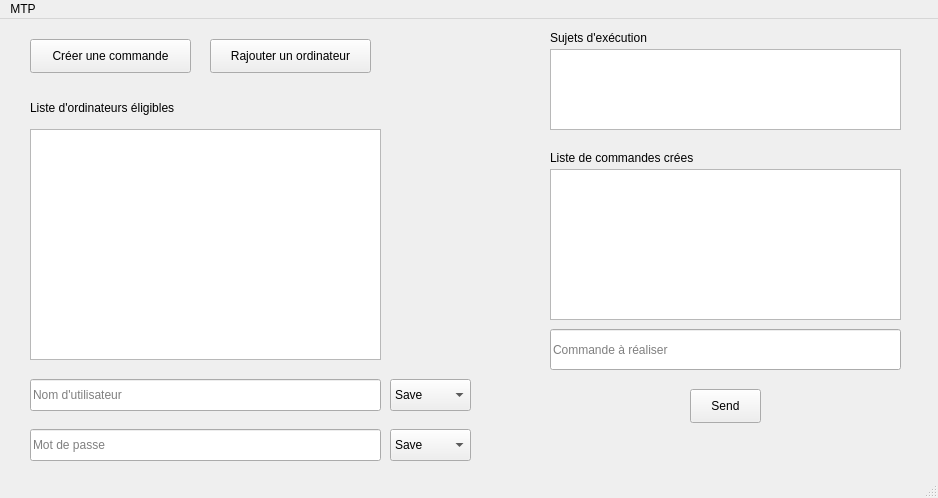
<?xml version="1.0" encoding="UTF-8"?>
<ui version="4.0">
 <class>MainWindow</class>
 <widget class="QMainWindow" name="MainWindow">
  <property name="geometry">
   <rect>
    <x>0</x>
    <y>0</y>
    <width>938</width>
    <height>498</height>
   </rect>
  </property>
  <property name="windowTitle">
   <string>Tobias's Serv Page</string>
  </property>
  <widget class="QWidget" name="centralwidget">
   <widget class="QListWidget" name="listWidget">
    <property name="geometry">
     <rect>
      <x>30</x>
      <y>110</y>
      <width>351</width>
      <height>231</height>
     </rect>
    </property>
   </widget>
   <widget class="QPushButton" name="pushButton_2">
    <property name="geometry">
     <rect>
      <x>30</x>
      <y>20</y>
      <width>161</width>
      <height>34</height>
     </rect>
    </property>
    <property name="text">
     <string>Créer une commande</string>
    </property>
   </widget>
   <widget class="QLabel" name="label">
    <property name="geometry">
     <rect>
      <x>30</x>
      <y>80</y>
      <width>181</width>
      <height>18</height>
     </rect>
    </property>
    <property name="text">
     <string>Liste d'ordinateurs éligibles</string>
    </property>
   </widget>
   <widget class="QListWidget" name="listWidget_2">
    <property name="geometry">
     <rect>
      <x>550</x>
      <y>150</y>
      <width>351</width>
      <height>151</height>
     </rect>
    </property>
   </widget>
   <widget class="QLineEdit" name="lineEdit">
    <property name="geometry">
     <rect>
      <x>30</x>
      <y>410</y>
      <width>351</width>
      <height>32</height>
     </rect>
    </property>
    <property name="placeholderText">
     <string>Mot de passe</string>
    </property>
   </widget>
   <widget class="QPushButton" name="pushButton_3">
    <property name="geometry">
     <rect>
      <x>210</x>
      <y>20</y>
      <width>161</width>
      <height>34</height>
     </rect>
    </property>
    <property name="text">
     <string>Rajouter un ordinateur</string>
    </property>
   </widget>
   <widget class="QLabel" name="label_3">
    <property name="geometry">
     <rect>
      <x>550</x>
      <y>130</y>
      <width>181</width>
      <height>18</height>
     </rect>
    </property>
    <property name="text">
     <string>Liste de commandes crées</string>
    </property>
   </widget>
   <widget class="QLineEdit" name="lineEdit_2">
    <property name="geometry">
     <rect>
      <x>550</x>
      <y>310</y>
      <width>351</width>
      <height>41</height>
     </rect>
    </property>
    <property name="placeholderText">
     <string>Commande à réaliser</string>
    </property>
   </widget>
   <widget class="QPushButton" name="pushButton">
    <property name="geometry">
     <rect>
      <x>690</x>
      <y>370</y>
      <width>71</width>
      <height>34</height>
     </rect>
    </property>
    <property name="text">
     <string>Send</string>
    </property>
   </widget>
   <widget class="QListWidget" name="listWidget_3">
    <property name="geometry">
     <rect>
      <x>550</x>
      <y>30</y>
      <width>351</width>
      <height>81</height>
     </rect>
    </property>
   </widget>
   <widget class="QLabel" name="label_4">
    <property name="geometry">
     <rect>
      <x>550</x>
      <y>10</y>
      <width>181</width>
      <height>18</height>
     </rect>
    </property>
    <property name="text">
     <string>Sujets d'exécution</string>
    </property>
   </widget>
   <widget class="QComboBox" name="comboBox">
    <property name="geometry">
     <rect>
      <x>390</x>
      <y>410</y>
      <width>81</width>
      <height>32</height>
     </rect>
    </property>
    <item>
     <property name="text">
      <string>Save</string>
     </property>
    </item>
    <item>
     <property name="text">
      <string>Don't Save</string>
     </property>
    </item>
   </widget>
   <widget class="QLineEdit" name="lineEdit_3">
    <property name="geometry">
     <rect>
      <x>30</x>
      <y>360</y>
      <width>351</width>
      <height>32</height>
     </rect>
    </property>
    <property name="placeholderText">
     <string>Nom d'utilisateur</string>
    </property>
   </widget>
   <widget class="QComboBox" name="comboBox_2">
    <property name="geometry">
     <rect>
      <x>390</x>
      <y>360</y>
      <width>81</width>
      <height>32</height>
     </rect>
    </property>
    <item>
     <property name="text">
      <string>Save</string>
     </property>
    </item>
    <item>
     <property name="text">
      <string>Don't Save</string>
     </property>
    </item>
   </widget>
  </widget>
  <widget class="QMenuBar" name="menubar">
   <property name="geometry">
    <rect>
     <x>0</x>
     <y>0</y>
     <width>938</width>
     <height>30</height>
    </rect>
   </property>
   <widget class="QMenu" name="menuMTP">
    <property name="title">
     <string>MTP</string>
    </property>
    <addaction name="actionMulti_Task_Pc"/>
   </widget>
   <addaction name="menuMTP"/>
  </widget>
  <widget class="QStatusBar" name="statusbar"/>
  <action name="actionMulti_Task_Pc">
   <property name="text">
    <string>Multi Task/Pc</string>
   </property>
  </action>
 </widget>
 <resources/>
 <connections/>
</ui>
